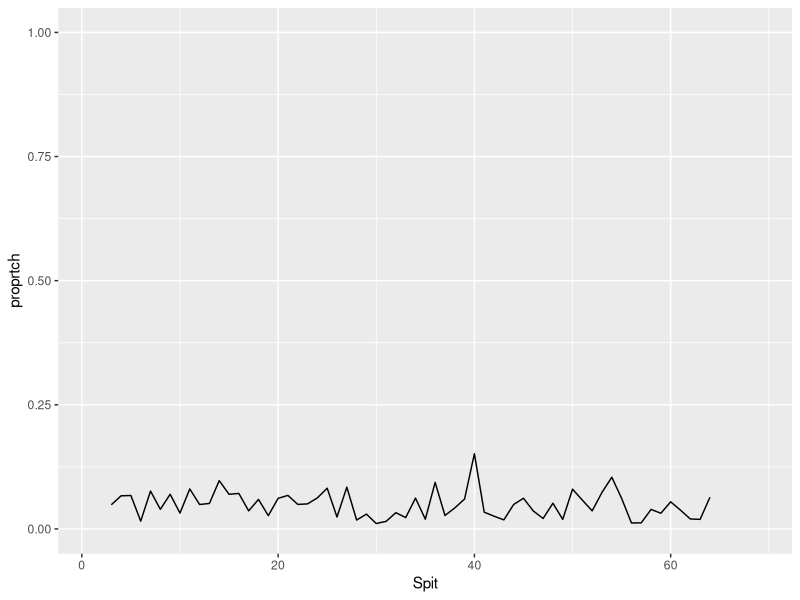
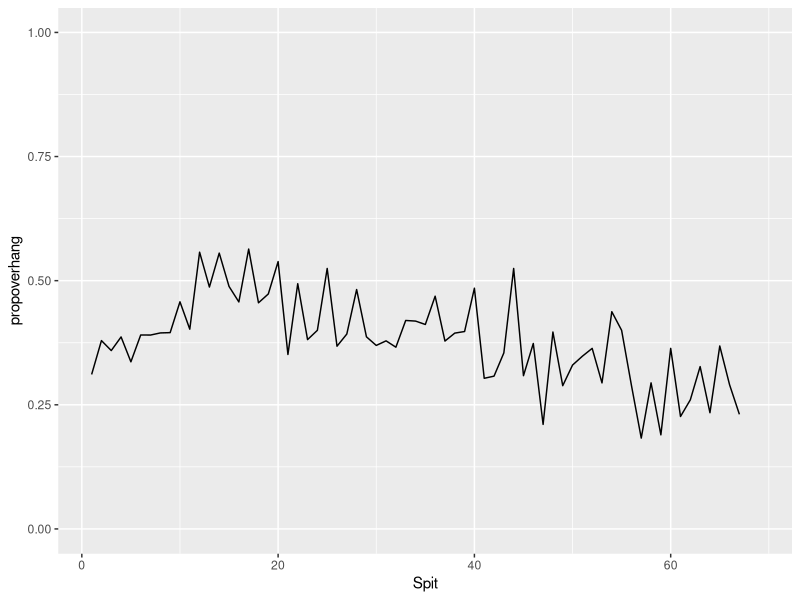

Generate these figures, in order, with R:
## ---- chunk 1
knitr::opts_chunk$set(echo = TRUE, message = FALSE, warning = FALSE) # this ensures we can see your code in the output
## ---- chunk 2
suppressPackageStartupMessages(library(tidyverse))
Jerimalai_Square_B_Data <- read_csv("Jerimalai_All_Artefacts_Square_B.csv")

## ---- chunk 3
Jerimalai_proprtch <- Jerimalai_Square_B_Data %>% 
  group_by(Spit, Rtch) %>% 
  tally() %>% 
  spread(Rtch, n) %>% 
  mutate(No = sum(No, `<NA>`, na.rm = TRUE)) %>% 
  select(- `<NA>`) %>% 
  mutate(proprtch = Yes/(Yes + No))
## ---- chunk 4
Jerimalai_propoverhang <- Jerimalai_Square_B_Data %>% 
  group_by(Spit, Overhang) %>% 
  tally() %>% 
  spread(Overhang, n) %>% 
  mutate(No = sum(No, `<NA>`, na.rm = TRUE)) %>% 
  select(- `<NA>`) %>% 
  mutate(propoverhang = Yes/(Yes + No))
## ---- chunk 5
ggplot(Jerimalai_proprtch, 
       aes(x = Spit, 
           y = proprtch)) + 
  geom_line() +
  ylim(0, 1)
## ---- chunk 6
ggplot(Jerimalai_propoverhang, 
       aes(x = Spit, 
           y = propoverhang)) + 
  geom_line() +
  ylim(0, 1)
